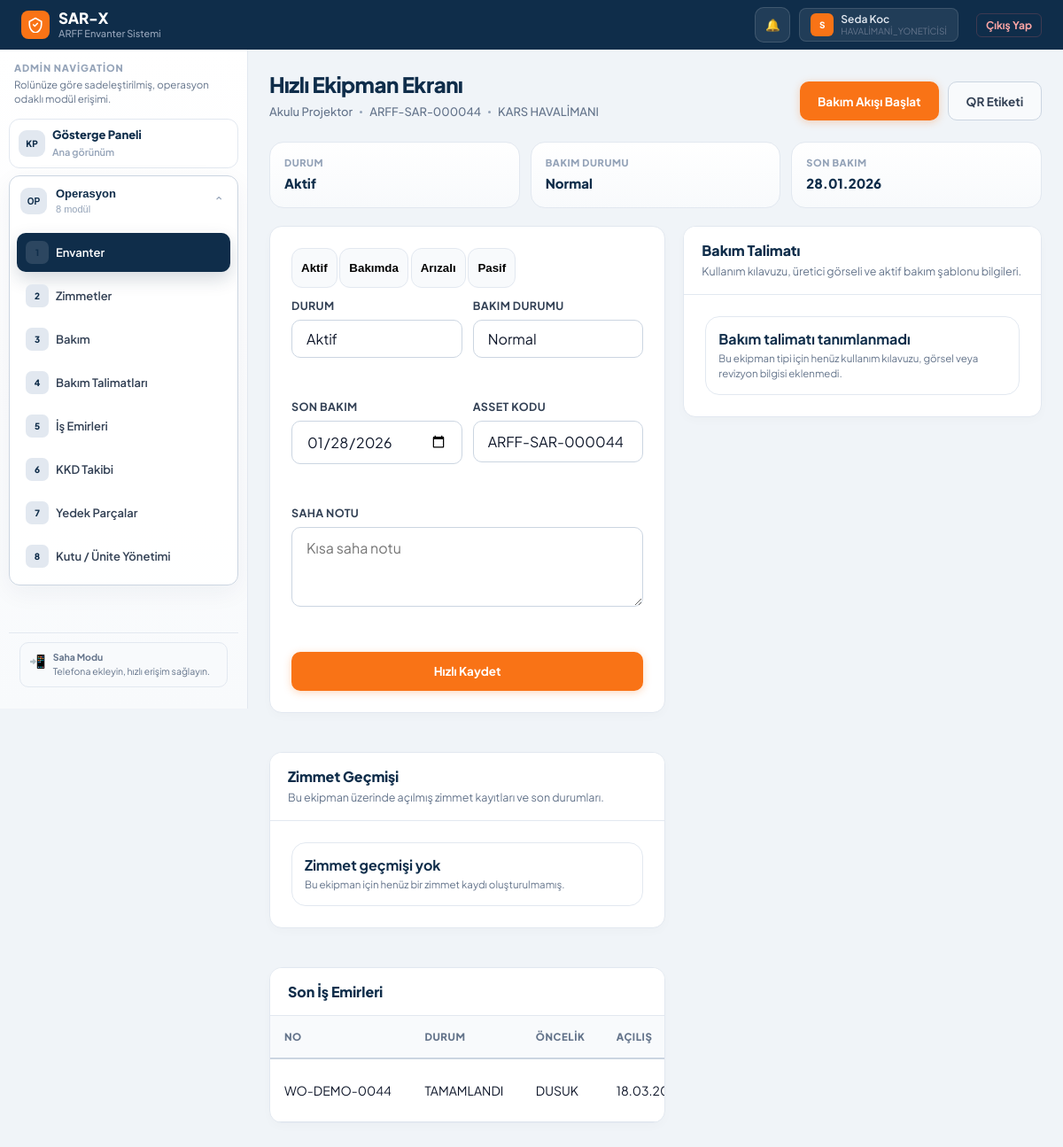
Before: /asset/44/quick (signed in) with the older database file.
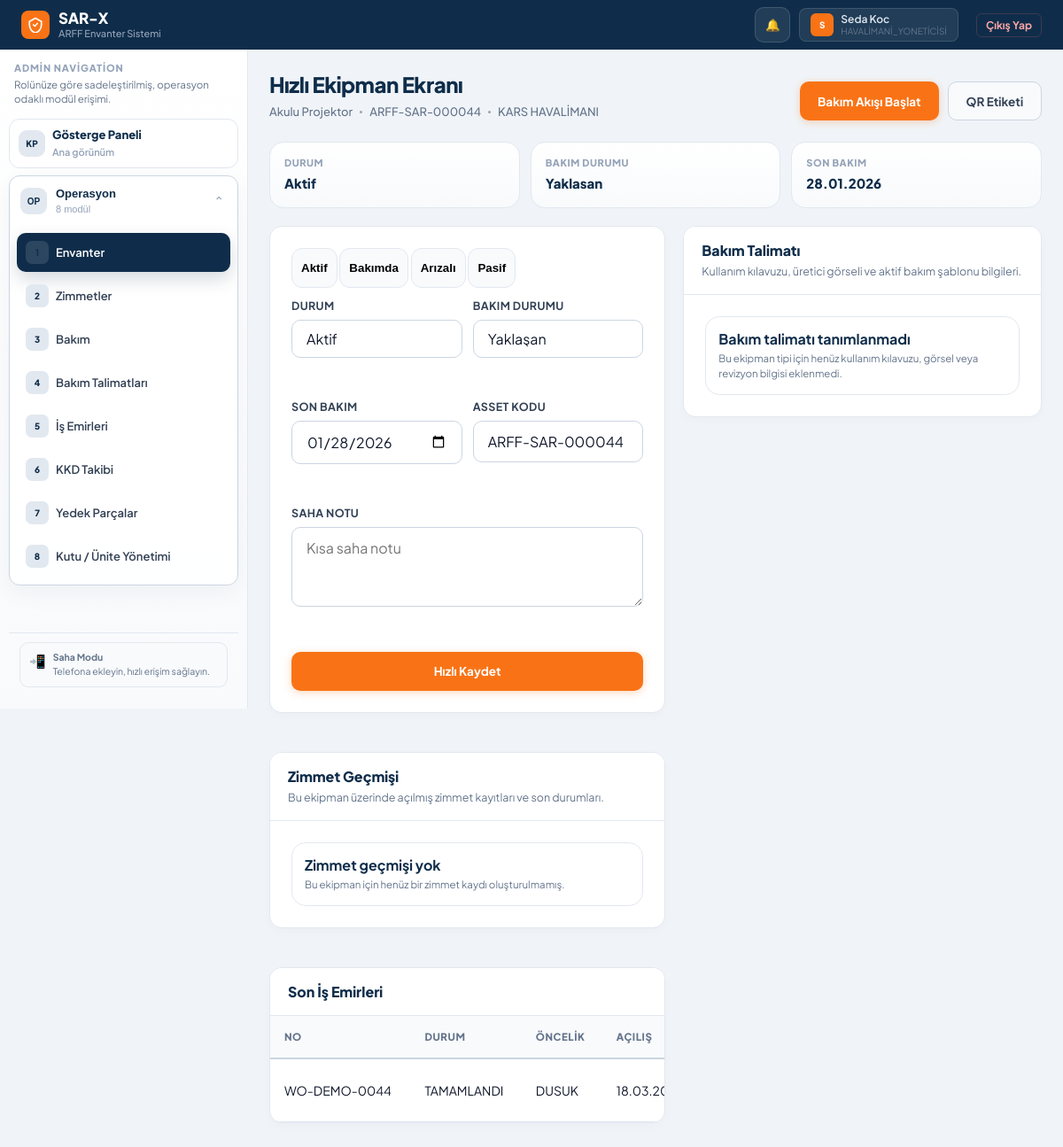
After: the same page with the newer database file.
### models.py (models this page shows, shortened)
class TimestampMixin:
    created_at = db.Column(db.DateTime, default=get_tr_now)
    updated_at = db.Column(db.DateTime, default=get_tr_now, onupdate=get_tr_now)

class SoftDeleteMixin:
    is_deleted = db.Column(db.Boolean, default=False, index=True) # Hızlı filtreleme için indekslendi
    deleted_at = db.Column(db.DateTime, nullable=True)

class InventoryAsset(db.Model, TimestampMixin, SoftDeleteMixin):
    __tablename__ = 'inventory_asset'
    id = db.Column(db.Integer, primary_key=True)
    equipment_template_id = db.Column(
        db.Integer,
        db.ForeignKey('equipment_template.id'),
        nullable=False,
        index=True
    )
    havalimani_id = db.Column(
        db.Integer,
        db.ForeignKey('havalimani.id'),
        nullable=False,
        index=True
    )
    legacy_material_id = db.Column(
        db.Integer,
        db.ForeignKey('malzeme.id'),
        nullable=True,
        index=True
    )
    parent_asset_id = db.Column(
        db.Integer,
        db.ForeignKey('inventory_asset.id'),
        nullable=True,
        index=True
    )
    serial_no = db.Column(db.String(120), index=True)
    qr_code = db.Column(db.String(150), unique=True, index=True)
    asset_tag = db.Column(db.String(120), index=True)
    unit_count = db.Column(db.Integer, default=1)
    depot_location = db.Column(db.String(150))
    status = db.Column(db.String(30), default='aktif', index=True)
    maintenance_state = db.Column(db.String(30), default='normal', index=True)
    last_maintenance_date = db.Column(db.Date)
    next_maintenance_date = db.Column(db.Date, index=True)
    last_calibration_date = db.Column(db.Date)
    next_calibration_date = db.Column(db.Date)
    acquired_date = db.Column(db.Date)
    warranty_end_date = db.Column(db.Date)
    notes = db.Column(db.Text)
    maintenance_period_days = db.Column(db.Integer)
    is_critical = db.Column(db.Boolean, default=False, index=True)
    last_meter_sync_at = db.Column(db.DateTime, nullable=True, index=True)
    calibration_counter = db.Column(db.Integer, default=0)
    parent_asset = db.relationship(
        'InventoryAsset',
        remote_side=[id],
        backref=db.backref('child_assets', lazy='select'),
        foreign_keys=[parent_asset_id],
    )
    maintenance_plans = db.relationship('MaintenancePlan', backref='asset', lazy=True)
    work_orders = db.relationship('WorkOrder', backref='asset', lazy=True, cascade='all, delete-orphan')
    maintenance_histories = db.relationship(
        'MaintenanceHistory',
        backref='asset',
        lazy=True,
        cascade='all, delete-orphan'
    )
    meter_readings = db.relationship('AssetMeterReading', backref='asset', lazy=True, cascade='all, delete-orphan')
    meter_definitions = db.relationship('MeterDefinition', backref='asset_owner', lazy=True)
    trigger_rules = db.relationship('MaintenanceTriggerRule', backref='asset_owner', lazy=True)
    operational_state = db.relationship(
        'AssetOperationalState',
        backref='asset',
        uselist=False,
        lazy=True,
        cascade='all, delete-orphan',
    )
    calibration_schedules = db.relationship('CalibrationSchedule', backref='asset', lazy=True, cascade='all, delete-orphan')
    calibration_records = db.relationship('CalibrationRecord', backref='asset', lazy=True, cascade='all, delete-orphan')
    @property
    def qr_serial(self):
        return f"{self.id:06d}" if self.id else None
    @property
    def asset_code(self):
        serial = self.qr_serial
        return f"ARFF-SAR-{serial}" if serial else None
    @property
    def qr_label_airport_name(self):
        if self.airport and self.airport.ad:
            return self.airport.ad.translate(TR_UPPER_MAP).upper()
        return "HAVALIMANI TANIMSIZ"

### routes/inventory.py (the view, shortened to what this page needs)
@inventory_bp.route("/asset/<int:asset_id>/quick", methods=["GET", "POST"])
@login_required
@limiter.limit(lambda: current_app.config.get("CRITICAL_POST_RATE_LIMIT", "20 per minute"), methods=["POST"])
@permission_required("inventory.view")
def quick_asset_view(asset_id):
    asset = _asset_scope().filter(InventoryAsset.id == asset_id).first_or_404()
    related_work_orders = (
        WorkOrder.query.filter_by(asset_id=asset.id, is_deleted=False)
        .order_by(WorkOrder.opened_at.desc())
        .limit(10)
        .all()
    )
    assignment_history = (
        AssignmentItem.query.join(AssignmentRecord)
        .filter(
            AssignmentItem.asset_id == asset.id,
            AssignmentRecord.is_deleted.is_(False),
        )
        .order_by(AssignmentRecord.assignment_date.desc(), AssignmentRecord.created_at.desc())
        .limit(8)
        .all()
    )
    open_work_order = next((order for order in related_work_orders if order.status in {"acik", "atandi", "islemde", "beklemede_parca", "beklemede_onay"}), None)
    return render_template(
        "quick_asset_view.html",
        asset=asset,
        related_work_orders=related_work_orders,
        assignment_history=assignment_history,
        maintenance_instruction=asset.equipment_template.maintenance_instruction if asset.equipment_template else None,
        assignment_status_label=_assignment_status_label,
        qr_context=_asset_qr_context(asset),
        open_work_order=open_work_order,
    )

### extensions.py (called while the page is built, shortened)
def _schema_cache():
    if not current_app:
        return {"tables": {}, "columns": {}}
    return current_app.extensions.setdefault(
        "schema_cache",
        {"tables": {}, "columns": {}},
    )

def table_exists(table_name):
    try:
        if not current_app:
            return False
        cache = _schema_cache()
        if cache["tables"].get(table_name) is True:
            return cache["tables"][table_name]
    except Exception:
        return False

### routes/inventory.py (called while the page is built)
def _asset_scope():
    query = InventoryAsset.query.filter_by(is_deleted=False)
    if has_permission("logs.view") or has_permission("settings.manage"):
        return query
    return query.filter_by(havalimani_id=current_user.havalimani_id)

def _asset_qr_payload(asset):
    return asset.qr_code or _asset_qr_url(asset)

def _asset_qr_context(asset):
    return {
        "qr_payload": _asset_qr_payload(asset),
        "asset_code": asset.asset_code,
        "airport_name": asset.qr_label_airport_name,
    }

### templates/quick_asset_view.html (shortened to what the changed rows need)
{% extends "base.html" %}
{% block body %}
<div class="asset-overview-grid">
    <div class="asset-overview-card">
        <div class="asset-overview-label">Durum</div>
        <div class="asset-overview-value">{{ asset.status|replace('_', ' ')|title }}</div>
    </div>
    <div class="asset-overview-card">
        <div class="asset-overview-label">Bakım Durumu</div>
        <div class="asset-overview-value">{{ asset.maintenance_state|replace('_', ' ')|title }}</div>
    </div>
    <div class="asset-overview-card">
        <div class="asset-overview-label">Son Bakım</div>
        <div class="asset-overview-value">{{ asset.last_maintenance_date.strftime('%d.%m.%Y') if asset.last_maintenance_date else '-' }}</div>
    </div>
</div>
<div class="asset-detail-grid">
    <div style="display:grid; gap:20px;">
        <div class="panel">
            <div class="panel-body mobile-form">
                <form method="POST" action="{{ url_for('inventory.quick_asset_view', asset_id=asset.id) }}">
                    <div style="display:grid; grid-template-columns:1fr 1fr; gap:12px;">
                        <div class="form-group">
                            <label>Durum</label>
                            <select class="form-control" name="status">
                                <option value="aktif" {% if asset.status == 'aktif' %}selected{% endif %}>Aktif</option>
                            </select>
                        </div>
                        <div class="form-group">
                            <label>Bakım Durumu</label>
                            <select class="form-control" name="maintenance_state">
                                <option value="normal" {% if asset.maintenance_state == 'normal' %}selected{% endif %}>Normal</option>
                                <option value="yaklasan" {% if asset.maintenance_state == 'yaklasan' %}selected{% endif %}>Yaklaşan</option>
                            </select>
                        </div>
                        <div class="form-group">
                            <label>Son Bakım</label>
                            <input class="form-control" type="date" name="last_maintenance_date" value="{{ asset.last_maintenance_date.strftime('%Y-%m-%d') if asset.last_maintenance_date else '' }}">
                        </div>
                    </div>
                </form>
            </div>
        </div>
        <div class="panel">
            <div class="table-container">
                <table class="data-table">
                    <thead>
                        <tr>
                            <th>No</th>
                            <th>Durum</th>
                            <th>Öncelik</th>
                            <th>Açılış</th>
                        </tr>
                    </thead>
                </table>
            </div>
        </div>
    </div>
</div>
{% endblock %}

Changed rows visible on the page:
changed InventoryAsset "Aktif": maintenance_state "Normal" → "Yaklasan"; maintenance_state "Normal" → "Yaklaşan"
